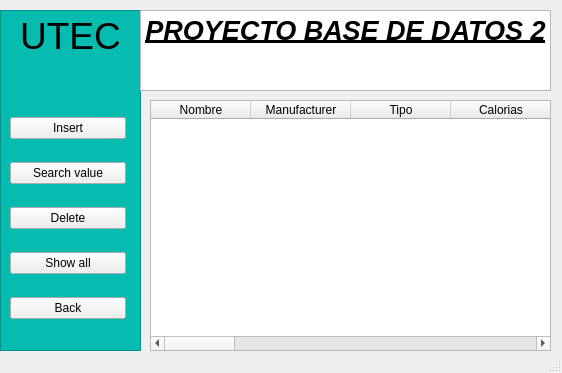
<?xml version="1.0" encoding="UTF-8"?>
<ui version="4.0">
 <class>sequential_cereal</class>
 <widget class="QMainWindow" name="sequential_cereal">
  <property name="geometry">
   <rect>
    <x>0</x>
    <y>0</y>
    <width>562</width>
    <height>373</height>
   </rect>
  </property>
  <property name="windowTitle">
   <string>MainWindow</string>
  </property>
  <widget class="QWidget" name="centralwidget">
   <widget class="QWidget" name="layoutWidget_2">
    <property name="geometry">
     <rect>
      <x>10</x>
      <y>100</y>
      <width>116</width>
      <height>241</height>
     </rect>
    </property>
    <layout class="QGridLayout" name="gridLayout_4">
     <item row="0" column="0">
      <widget class="QPushButton" name="btn_insert">
       <property name="text">
        <string>Insert</string>
       </property>
      </widget>
     </item>
     <item row="2" column="0">
      <widget class="QPushButton" name="btn_delete">
       <property name="text">
        <string>Delete</string>
       </property>
      </widget>
     </item>
     <item row="3" column="0">
      <widget class="QPushButton" name="btn_show">
       <property name="text">
        <string>Show all</string>
       </property>
      </widget>
     </item>
     <item row="4" column="0">
      <widget class="QPushButton" name="btn_back">
       <property name="text">
        <string>Back</string>
       </property>
      </widget>
     </item>
     <item row="1" column="0">
      <widget class="QPushButton" name="btn_search1">
       <property name="text">
        <string>Search value</string>
       </property>
      </widget>
     </item>
    </layout>
   </widget>
   <widget class="QTextBrowser" name="textBrowser">
    <property name="geometry">
     <rect>
      <x>0</x>
      <y>10</y>
      <width>141</width>
      <height>341</height>
     </rect>
    </property>
    <property name="styleSheet">
     <string notr="true">background: rgba(6,187,176,1)</string>
    </property>
    <property name="html">
     <string>&lt;!DOCTYPE HTML PUBLIC &quot;-//W3C//DTD HTML 4.0//EN&quot; &quot;http://www.w3.org/TR/REC-html40/strict.dtd&quot;&gt;
&lt;html&gt;&lt;head&gt;&lt;meta name=&quot;qrichtext&quot; content=&quot;1&quot; /&gt;&lt;style type=&quot;text/css&quot;&gt;
p, li { white-space: pre-wrap; }
&lt;/style&gt;&lt;/head&gt;&lt;body style=&quot; font-family:'Ubuntu'; font-size:10pt; font-weight:400; font-style:normal;&quot;&gt;
&lt;p align=&quot;center&quot; style=&quot; margin-top:0px; margin-bottom:0px; margin-left:0px; margin-right:0px; -qt-block-indent:0; text-indent:0px;&quot;&gt;&lt;span style=&quot; font-size:28pt;&quot;&gt;UTEC&lt;/span&gt;&lt;/p&gt;&lt;/body&gt;&lt;/html&gt;</string>
    </property>
    <property name="overwriteMode">
     <bool>false</bool>
    </property>
   </widget>
   <widget class="QTextBrowser" name="titulo">
    <property name="geometry">
     <rect>
      <x>140</x>
      <y>10</y>
      <width>411</width>
      <height>81</height>
     </rect>
    </property>
    <property name="html">
     <string>&lt;!DOCTYPE HTML PUBLIC &quot;-//W3C//DTD HTML 4.0//EN&quot; &quot;http://www.w3.org/TR/REC-html40/strict.dtd&quot;&gt;
&lt;html&gt;&lt;head&gt;&lt;meta name=&quot;qrichtext&quot; content=&quot;1&quot; /&gt;&lt;style type=&quot;text/css&quot;&gt;
p, li { white-space: pre-wrap; }
&lt;/style&gt;&lt;/head&gt;&lt;body style=&quot; font-family:'Ubuntu'; font-size:10pt; font-weight:400; font-style:normal;&quot;&gt;
&lt;p align=&quot;center&quot; style=&quot; margin-top:0px; margin-bottom:0px; margin-left:0px; margin-right:0px; -qt-block-indent:0; text-indent:0px;&quot;&gt;&lt;span style=&quot; font-size:20pt; font-weight:600; font-style:italic; text-decoration: underline;&quot;&gt;PROYECTO BASE DE DATOS 2&lt;/span&gt;&lt;/p&gt;&lt;/body&gt;&lt;/html&gt;</string>
    </property>
   </widget>
   <widget class="QTableWidget" name="table">
    <property name="geometry">
     <rect>
      <x>150</x>
      <y>100</y>
      <width>401</width>
      <height>251</height>
     </rect>
    </property>
    <column>
     <property name="text">
      <string>Nombre</string>
     </property>
    </column>
    <column>
     <property name="text">
      <string>Manufacturer</string>
     </property>
    </column>
    <column>
     <property name="text">
      <string>Tipo</string>
     </property>
    </column>
    <column>
     <property name="text">
      <string>Calorias</string>
     </property>
    </column>
    <column>
     <property name="text">
      <string>Proteinas</string>
     </property>
    </column>
    <column>
     <property name="text">
      <string>Grasa</string>
     </property>
    </column>
    <column>
     <property name="text">
      <string>Sodio</string>
     </property>
    </column>
    <column>
     <property name="text">
      <string>Fibra</string>
     </property>
    </column>
    <column>
     <property name="text">
      <string>Carbohidratos</string>
     </property>
    </column>
    <column>
     <property name="text">
      <string>Azucares</string>
     </property>
    </column>
    <column>
     <property name="text">
      <string>Potasio</string>
     </property>
    </column>
    <column>
     <property name="text">
      <string>Vitaminas</string>
     </property>
    </column>
    <column>
     <property name="text">
      <string>Disp. estanteria</string>
     </property>
    </column>
    <column>
     <property name="text">
      <string>Peso</string>
     </property>
    </column>
    <column>
     <property name="text">
      <string>Tazas/porcion</string>
     </property>
    </column>
    <column>
     <property name="text">
      <string>Rating</string>
     </property>
    </column>
   </widget>
   <zorder>textBrowser</zorder>
   <zorder>layoutWidget_2</zorder>
   <zorder>titulo</zorder>
   <zorder>table</zorder>
  </widget>
  <widget class="QStatusBar" name="statusbar"/>
 </widget>
 <resources/>
 <connections/>
</ui>
